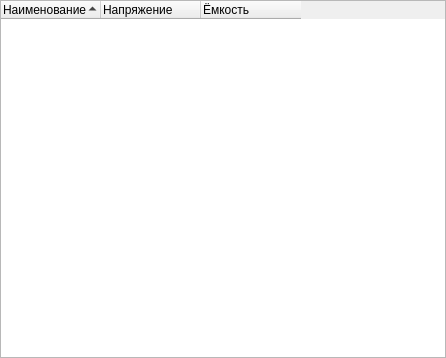
<?xml version="1.0" encoding="UTF-8"?>
<ui version="4.0">
 <class>ZrmMethodsTree</class>
 <widget class="QWidget" name="ZrmMethodsTree">
  <property name="geometry">
   <rect>
    <x>0</x>
    <y>0</y>
    <width>446</width>
    <height>358</height>
   </rect>
  </property>
  <property name="sizePolicy">
   <sizepolicy hsizetype="Expanding" vsizetype="Expanding">
    <horstretch>0</horstretch>
    <verstretch>0</verstretch>
   </sizepolicy>
  </property>
  <property name="windowTitle">
   <string>Form</string>
  </property>
  <layout class="QVBoxLayout" name="verticalLayout">
   <property name="spacing">
    <number>0</number>
   </property>
   <property name="sizeConstraint">
    <enum>QLayout::SetMinAndMaxSize</enum>
   </property>
   <property name="leftMargin">
    <number>0</number>
   </property>
   <property name="topMargin">
    <number>0</number>
   </property>
   <property name="rightMargin">
    <number>0</number>
   </property>
   <property name="bottomMargin">
    <number>0</number>
   </property>
   <item>
    <widget class="QTreeWidget" name="tw_methods">
     <property name="sizePolicy">
      <sizepolicy hsizetype="Expanding" vsizetype="Expanding">
       <horstretch>0</horstretch>
       <verstretch>0</verstretch>
      </sizepolicy>
     </property>
     <property name="editTriggers">
      <set>QAbstractItemView::AllEditTriggers</set>
     </property>
     <property name="tabKeyNavigation">
      <bool>false</bool>
     </property>
     <property name="alternatingRowColors">
      <bool>true</bool>
     </property>
     <property name="selectionMode">
      <enum>QAbstractItemView::SingleSelection</enum>
     </property>
     <property name="selectionBehavior">
      <enum>QAbstractItemView::SelectItems</enum>
     </property>
     <property name="allColumnsShowFocus">
      <bool>true</bool>
     </property>
     <property name="expandsOnDoubleClick">
      <bool>false</bool>
     </property>
     <attribute name="headerShowSortIndicator" stdset="0">
      <bool>true</bool>
     </attribute>
     <attribute name="headerStretchLastSection">
      <bool>false</bool>
     </attribute>
     <column>
      <property name="text">
       <string>Наименование</string>
      </property>
     </column>
     <column>
      <property name="text">
       <string>Напряжение</string>
      </property>
     </column>
     <column>
      <property name="text">
       <string>Ёмкость</string>
      </property>
     </column>
    </widget>
   </item>
  </layout>
 </widget>
 <resources/>
 <connections/>
</ui>
